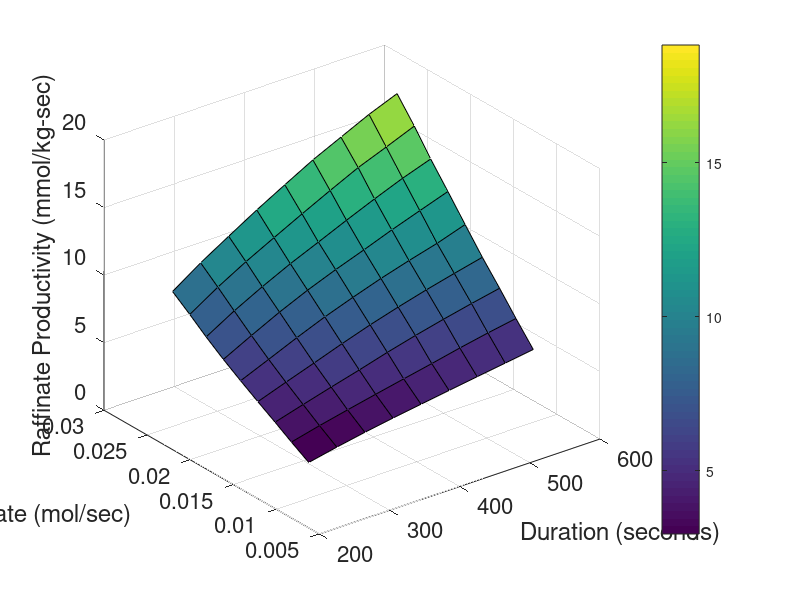

MATLAB code to generate this figure: (Note: this script raises an error after producing the figure.)
% Initialize the script
close all
clear all
clc

% Define the ranges for the interaction variables
step_dur = [240 280 320 360 400 440 480 520 560];
mol_flow = [9.49E-03 1.15E-02 1.34E-02 ...
            1.54E-02 1.74E-02 1.94E-02 ...
            2.14E-02 2.33E-02 2.53E-02];

% Create a grid of values for the interaction variables
[X1, X2] = meshgrid(step_dur, mol_flow);

% Provide a matrix of the response data
response = [2.94358566	3.37808505	3.77234029	4.12149231	4.4445524	4.76128539	5.07486672	5.37755491	5.68407445
            3.72094047	4.232408745	4.697830207	5.146683543	5.58407307	6.01256983	6.465481924	6.874968077	7.242598029
            4.49545946	5.099516511	5.686522978	6.250314982	6.849858023	7.395338636	7.893393281	8.355041262	8.784551067
            5.28199626	6.015616126	6.730689106	7.463352104	8.151452981	8.765815998	9.333987496	9.852240362	10.34260209
            6.09568088	6.97667008	7.871050028	8.711669791	9.453808192	10.15143895	10.77224342	11.34384248	12.03298404
            6.94245041	8.010288952	9.036268958	9.957172989	10.77349728	11.52420187	12.30736918	13.03127134	13.7456376
            7.87278503	9.098558456	10.18371287	11.18417028	12.08019765	12.99305581	13.86956009	14.69740339	15.41949321
            8.84014035	10.1597432	11.33785146	12.41238725	13.47124484	14.49879027	15.49209024	16.31046727	17.15751741
            9.8024085	11.2269078	12.49067475	13.73257277	14.89299844	16.03065013	17.01354183	17.99375747	18.82761903];

% Create the response surface plot
figure;
surf(X1, X2, response);
xlabel('Duration (seconds)');
ylabel('Feed Molar Flow Rate (mol/sec)');
zlabel('Raffinate Productivity (mmol/kg-sec)');
set(gca,"FontSize",16);

%title('Raffinate Productivity (mmol/kg-sec)');
hcb = colorbar;
hcb.FontSize = 16;
% hcb = colorbar;
% colorTitleHandle = get(hcb,'Title');
% titleString = 'Raffinate Productivity (mmol/kg-sec)';
% set(colorTitleHandle ,'String',titleString);

% Adjust plot appearance
colormap('jet');
shading('interp');